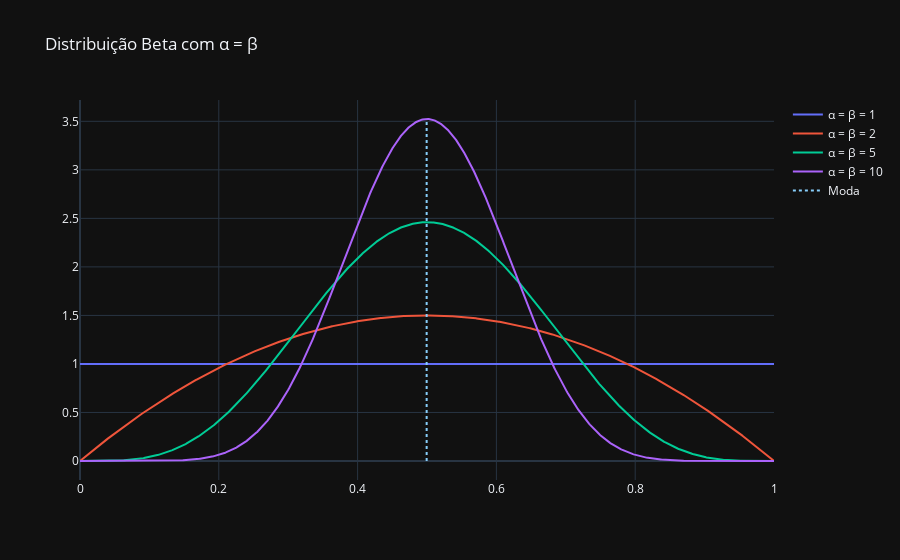

Notebook source saved alongside this figure:
### Code cell
fig_line = go.Figure(layout_title_text='Distribuição Beta com α = β')

fig_line.add_trace(
    go.Scatter(x=sample, 
               y=dist_1,
               name='α = β = 1'
               ))

fig_line.add_trace(
    go.Scatter(x=sample, 
               y=dist_2,
               name='α = β = 2'
               ))

fig_line.add_trace(
    go.Scatter(x=sample, 
               y=dist_5,
               name='α = β = 5'
               ))

fig_line.add_trace(
    go.Scatter(x=sample, 
               y=dist_10,
               name='α = β = 10'
               ))

fig_line.add_trace(
    go.Scatter(x=[mode_10, mode_10], 
               y=[0, beta.pdf(mode_10, 10, 10)],
               mode = 'lines',
               line = dict(shape = 'linear', color = 'LightSkyBlue', dash = 'dot'),
               name='Moda'
               ))

fig_line.show()

### Figure 1 — Plotly figure (JSON) as saved in the notebook; plotly's stock layout.template omitted (floating-point values rounded to 4 significant figures; data arrays with more than 128 entries replaced by an {"elided": "..."} marker saying what was removed)
{"data": [{"name": "α = β = 1", "type": "scatter", "x": {"elided": "1000 float values"}, "y": {"elided": "1000 float values"}}, {"name": "α = β = 2", "type": "scatter", "x": {"elided": "1000 float values"}, "y": {"elided": "1000 float values"}}, {"name": "α = β = 5", "type": "scatter", "x": {"elided": "1000 float values"}, "y": {"elided": "1000 float values"}}, {"name": "α = β = 10", "type": "scatter", "x": {"elided": "1000 float values"}, "y": {"elided": "1000 float values"}}, {"line": {"color": "LightSkyBlue", "dash": "dot", "shape": "linear"}, "mode": "lines", "name": "Moda", "type": "scatter", "x": [0.4995, 0.4995], "y": [0, 3.524]}], "layout": {"title": {"text": "Distribuição Beta com α = β"}}}
